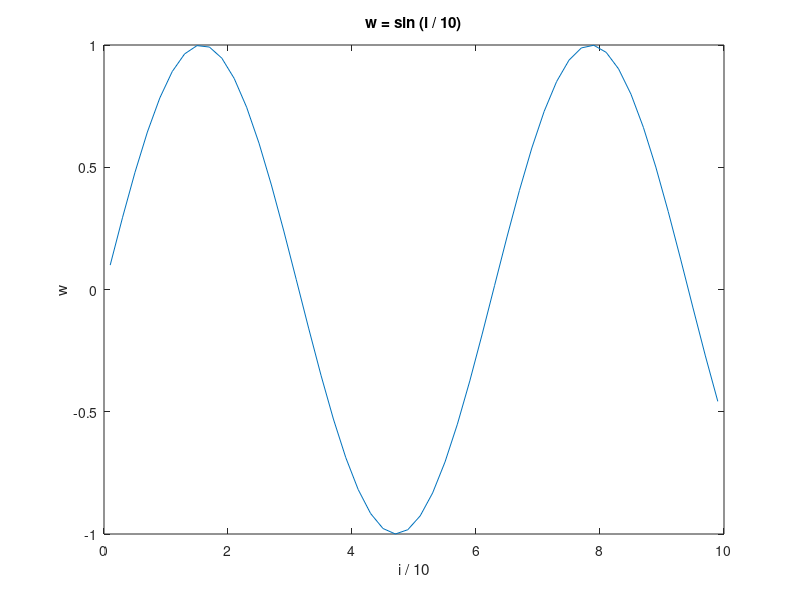

This chart was generated by the following MATLAB code:
## Using Octave
#
# First, follow the
# <https://www.gnu.org/software/octave/doc/interpreter/Installation.html installation guide>
# to install GNU Octave on your system.  Then, launch the interactive prompt by
# typing |octave| in a terminal or by clicking the icon in the programs menu.
# For further guidance, see the manual page on
# <https://www.gnu.org/software/octave/doc/interpreter/Running-Octave.html Running Octave>.
#
##

## Variable Assignment
#
# Assign values to variables with |=| (Note: assignment is _pass-by-value_).
# Read more
# <https://www.gnu.org/software/octave/doc/interpreter/Variables.html about variables>.
#

a = 1;

## Comments
#
# |#| or |%| start a comment line, that continues to the end of the line.
# Read more
# <https://www.gnu.org/software/octave/doc/interpreter/Comments.html about comments>.
#

## Command evaluation
#
# The output of every command is printed to the console unless terminated with
# a semicolon |;|.  The <octave:disp disp> command can be used to print output
# anywhere.  Use <octave:quit exit> or <octave:quit quit> to quit the console.
# Read more
# <https://www.gnu.org/software/octave/doc/interpreter/Simple-Examples.html about command evaluation>.
#

t = 99 + 1  # prints 't = 100'

##

t = 99 + 1; # nothing is printed
disp(t);

## Elementary math
#
# Many mathematical operators are available in addition to the standard
# arithmetic.  Operations are floating-point.  Read more
# <https://www.gnu.org/software/octave/doc/interpreter/Arithmetic.html about elementary math>.
#

x = 3/4 * pi;
y = sin (x)

## Matrices
#
# Arrays in Octave are called matrices.  One-dimensional matrices are referred
# to as vectors.  Use a space or a comma |,| to separate elements in a row and
# semicolon |;| to start a new row.  Read more
# <https://www.gnu.org/software/octave/doc/interpreter/Linear-Algebra.html about matrices>.
#

rowVec = [8 6 4]

##

columnVec = [8; 6; 4]

##

mat = [8 6 4; 2 0 -2]

##

size(mat)

##

length(rowVec)

## Linear Algebra
#
# Many common linear algebra operations are simple to program using Octave’s
# matrix syntax.  Read more
# <https://www.gnu.org/software/octave/doc/interpreter/Linear-Algebra.html about linear algebra>.
#

columnVec * rowVec

##

rowVec * columnVec

##

columnVec'

## Accessing Elements
#
# Octave is 1-indexed.  Matrix elements are accessed as
# |matrix(rowNum, columnNum)|.  Read more
# <https://www.gnu.org/software/octave/doc/interpreter/Index-Expressions.html about accessing elements>.
#

mat(2,3)

## Control flow wih loops
#
# Octave supports |for| and |while| loops, as well as other control flow
# structures.  Read more
# <https://www.gnu.org/software/octave/doc/interpreter/Statements.html about control flow>.
#

x = zeros (50,1);
for i = 1:2:100 # iterate from 1 to 100 with step size 2
  x(i) = i^2;
endfor

y = zeros (50,1);
k = 1;
step = 2;
while (k <= (100-step))
  y(i) = k^2;
  k = k + step;
endwhile

## Vectorization
#
# For-loops can often be replaced or simplified using vector syntax.  The
# operators |*|, |/|, and |^| all support element-wise operations writing
# a dot |.| before the operators.  Many other functions operate element-wise
# by default (<octave:sin sin>, |+|, |-|, etc.).  Read more
# <https://www.gnu.org/software/octave/doc/interpreter/Vectorization-and-Faster-Code-Execution.html about vectorization>.
#

i = 1:2:100;      # create an array with 50-elements
x = i.^2;         # each element is squared
y = x + 9;        # add 9 to each element
z = y./i;         # divide each element in y by the corresponding value in i
w = sin (i / 10); # take the sine of each element divided by 10

## Plotting
#
# The function <octave:plot plot> can be called with vector arguments to
# create 2D line and scatter plots.  Read more
# <https://www.gnu.org/software/octave/doc/interpreter/Two_002dDimensional-Plots.html about plotting>.
#

plot (i / 10, w);
title ('w = sin (i / 10)');
xlabel ('i / 10');
ylabel ('w');

## Strings
#
# Strings are simply arrays of characters.  Strings can be composed using
# C-style formatting with <octave:sprintf sprintf> or
# <octave:fprintf fprintf>.  Read more
# <https://www.gnu.org/software/octave/doc/interpreter/Strings.html about strings>.
#

firstString = "hello world";
secondString = "!";
[firstString, secondString] # concatenate both strings

##

fprintf ("%s %.10f \n", "The number is:", 10)

## If-else
#
# Conditional statements can be used to create branching logic in your code.
# Read more
# <https://www.gnu.org/software/octave/doc/interpreter/The-if-Statement.html in the manual>.
#

# Print 'Foo'      if divisible by 7,
#       'Fizz'     if divisible by 3,
#       'Buzz'     if divisible by 5,
#       'FizzBuzz' if divisible by 3 and 5
for i = 1:1:20
  outputString = "";
  if (rem (i, 3) == 0)  # rem is the remainder function
    outputString = [outputString, "Fizz"];
  endif
  if (rem (i, 5) == 0)
    outputString = [outputString, "Buzz"];
  elseif (rem(i,7) == 0)
    outputString = "Foo";
  else
    outputString = outputString;
  endif
  fprintf("i=%g: %s \n", i, outputString);
endfor

## Getting Help
#
# The <octave:help help> and <octave:doc doc> commands can be invoked at the
# Octave prompt to print documentation for any function.
#
#   help plot
#   doc plot
#

## Octave forge packages
#
# Community-developed packages can be added from the
# <http://octave.sourceforge.net/index.html Octave Forge> website to extend
# the functionality of Octave’s core library.  (Matlab users: Forge packages
# act similarly to Matlab’s toolboxes.)  The <octave:pkg pkg> command is used
# to manage these packages.  For example, to use the image processing library
# from the Forge, use:
#
#   pkg install -forge image # install package
#   pkg load image           # load new functions into workspace
#
# <https://www.gnu.org/software/octave/doc/interpreter/Packages.html Read more about packages>.
#
